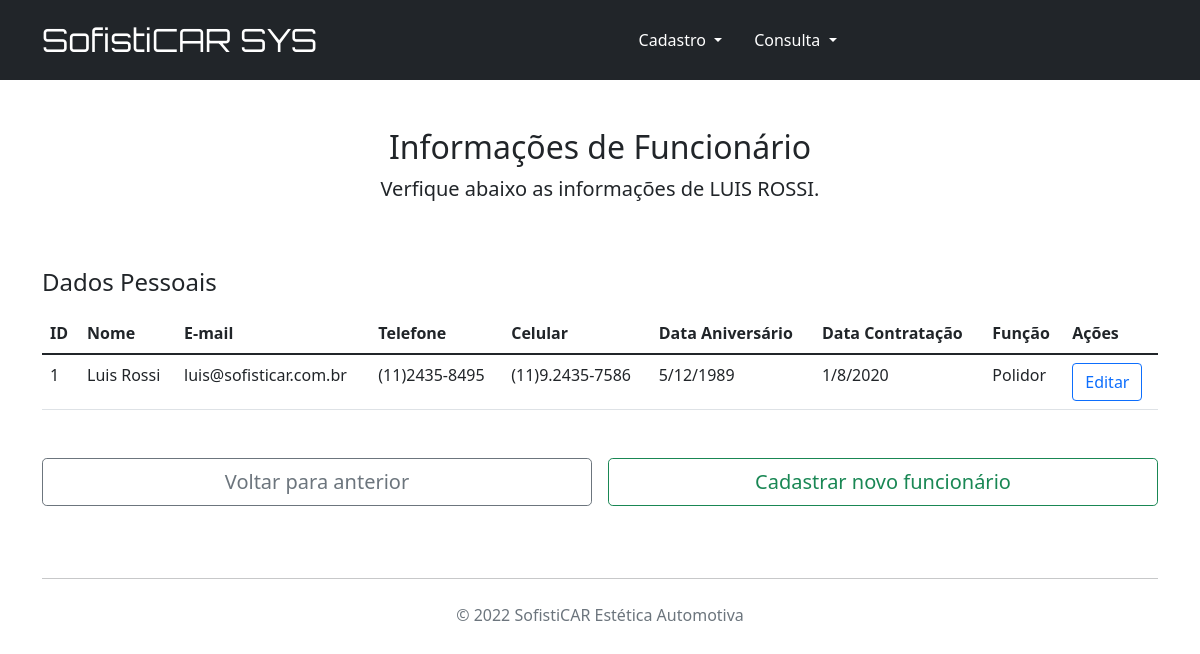
/info_funcionarios/1, run on the app's committed database.
### cadastro_clientes.py (models this page shows, shortened)
class Funcionario(db.Model):
    __tablename__ = 'funcionarios'
    id = db.Column('ID', db.Integer, primary_key=True, autoincrement=True)
    nome = db.Column('Nome', db.String(150), nullable=False)
    email = db.Column('Email', db.String(150), nullable=False)
    telefone = db.Column('Telefone', db.String(150), nullable=False)
    celular = db.Column('Celular', db.String(150), nullable=False)
    dataAniversario = db.Column(
        'DataAniversario', db.String(10), nullable=False)
    dataContrato = db.Column('DataContrato', db.String(10), nullable=False)
    funcao = db.Column('Funcao', db.String(150), nullable=False)
    senha = db.Column('Senha', db.String(50))
    ordemServico = relationship('OrdemServico', backref="funcionarios")

### cadastro_clientes.py (the view)
@app.route('/info_funcionarios/<int:id>')
def info_funcionario(id):
    funcionario = Funcionario.query.get(id)
    dataAniversario_formatada = datetime.strptime(
        funcionario.dataAniversario, '%Y-%m-%d')
    dataContrato_formatada = datetime.strptime(
        funcionario.dataContrato, '%Y-%m-%d')
    return render_template('info_funcionarios.html', funcionario=funcionario, dataAniversario_formatada=dataAniversario_formatada, dataContrato_formatada=dataContrato_formatada)

### templates/info_funcionarios.html (shortened to what this page needs)
{% extends "base.html" %}
{% block conteudo %}
<main class="container">
    <div class="py-5 text-center">
        <h2>Informações de Funcionário</h2>
        <p class="lead">Verfique abaixo as informações de {{ funcionario.nome.upper() }}.</p>
    </div>
    <div class="row g-5">
        <div class="col-12">
            <table class="table" action="/info_funcionarios/{{ funcionario.id }}" method="POST">
                <h4 class="mb-3">Dados Pessoais</h4>
                <thead class="col-12">
                    <th>ID</th>
                    <th>Nome</th>
                    <th>E-mail</th>
                    <th>Telefone</th>
                    <th>Celular</th>
                    <th>Data Aniversário</th>
                    <th>Data Contratação</th>
                    <th>Função</th>
                    <th>Ações</th>
                </thead>
                <tbody class="col-12">
                    <tr>
                        <td>{{ funcionario.id }}</td>
                        <td>{{ funcionario.nome }}</td>
                        <td>{{ funcionario.email }}</td>
                        <td>({{funcionario.telefone[0:2]}}){{funcionario.telefone[2:6]}}-{{funcionario.telefone[6:11]}}</td>
                        <td>({{funcionario.celular[0:2]}}){{funcionario.celular[2]}}.{{funcionario.celular[3:7]}}-{{funcionario.celular[7:12]}}</td>
                        <td>{{ dataAniversario_formatada.day }}/{{ dataAniversario_formatada.month }}/{{ dataAniversario_formatada.year }}</td>
                        <td>{{ dataContrato_formatada.day }}/{{ dataContrato_formatada.month }}/{{ dataContrato_formatada.year }}</td>
                        <td>{{ funcionario.funcao }}</td>
                        <td>
                            <a href="/editar_funcionarios/{{funcionario.id}}"><button type="button" class="btn btn-outline-primary">Editar</button></a>
                        </td>
                    </tr>
                </tbody>
            </table>
        </div>
    </div>
    <div class="row g-3">
        <div class="col-md-12 col-lg-6 p-2">
            <button class="w-100 btn btn-outline-secondary btn-lg" type="submit" name="return" onclick="history.back()">
                Voltar para anterior
            </button>
        </div>
        <div class="col-md-12 col-lg-6 p-2">
            <a href="/cadastrar_funcionario">
                <button class="w-100 btn btn-outline-success btn-lg" type="submit">
                    Cadastrar novo funcionário
                </button>
            </a>
        </div>
    </div>
</main>
{% endblock %}

### data on the page
Funcionario: nome "LUIS ROSSI", id "1", nome "Luis Rossi", email "luis@sofisticar.com.br", Telefone "11", Telefone "2435", Telefone "8495", Celular "11", Celular "9", Celular "2435", Celular "7586", funcao "Polidor"

### other printed values
{{ dataAniversario_formatada.day }} "5"
{{ dataAniversario_formatada.month }} "12"
{{ dataAniversario_formatada.year }} "1989"
{{ dataContrato_formatada.day }} "1"
{{ dataContrato_formatada.month }} "8"
{{ dataContrato_formatada.year }} "2020"
